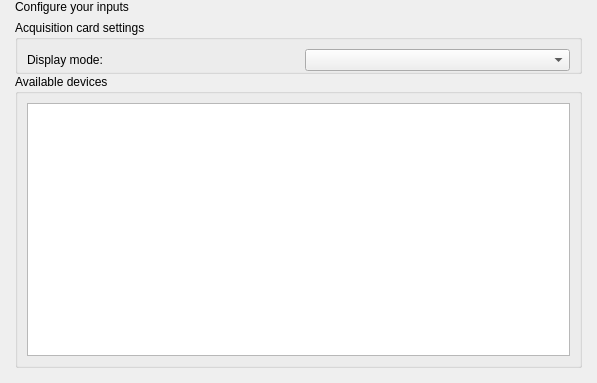
<?xml version="1.0" encoding="UTF-8"?>
<ui version="4.0">
 <class>CaptureCardInputConfiguration</class>
 <widget class="QWidget" name="CaptureCardInputConfiguration">
  <property name="geometry">
   <rect>
    <x>0</x>
    <y>0</y>
    <width>597</width>
    <height>383</height>
   </rect>
  </property>
  <layout class="QVBoxLayout" name="mainLayout">
   <property name="leftMargin">
    <number>15</number>
   </property>
   <property name="topMargin">
    <number>0</number>
   </property>
   <property name="rightMargin">
    <number>15</number>
   </property>
   <property name="bottomMargin">
    <number>15</number>
   </property>
   <item>
    <widget class="QLabel" name="label">
     <property name="text">
      <string>Configure your inputs</string>
     </property>
    </widget>
   </item>
   <item>
    <widget class="QStackedWidget" name="stackedWidget">
     <property name="currentIndex">
      <number>0</number>
     </property>
     <widget class="QWidget" name="pageDevice">
      <layout class="QGridLayout" name="gridLayout_2">
       <property name="leftMargin">
        <number>0</number>
       </property>
       <property name="topMargin">
        <number>0</number>
       </property>
       <property name="rightMargin">
        <number>0</number>
       </property>
       <property name="bottomMargin">
        <number>0</number>
       </property>
       <property name="horizontalSpacing">
        <number>12</number>
       </property>
       <property name="verticalSpacing">
        <number>0</number>
       </property>
       <item row="0" column="0">
        <widget class="QGroupBox" name="groupBox_2">
         <property name="title">
          <string>Acquisition card settings</string>
         </property>
         <layout class="QHBoxLayout" name="horizontalLayout">
          <property name="spacing">
           <number>12</number>
          </property>
          <property name="bottomMargin">
           <number>0</number>
          </property>
          <item>
           <widget class="QLabel" name="label_2">
            <property name="text">
             <string>Display mode:</string>
            </property>
           </widget>
          </item>
          <item>
           <widget class="QComboBox" name="displayModeBox"/>
          </item>
         </layout>
        </widget>
       </item>
       <item row="1" column="0">
        <widget class="QGroupBox" name="groupBox">
         <property name="title">
          <string>Available devices</string>
         </property>
         <layout class="QVBoxLayout" name="verticalLayout">
          <item>
           <widget class="QListWidget" name="deviceListWidget">
            <property name="focusPolicy">
             <enum>Qt::NoFocus</enum>
            </property>
            <property name="selectionMode">
             <enum>QAbstractItemView::MultiSelection</enum>
            </property>
            <property name="iconSize">
             <size>
              <width>35</width>
              <height>35</height>
             </size>
            </property>
            <property name="sortingEnabled">
             <bool>true</bool>
            </property>
           </widget>
          </item>
         </layout>
        </widget>
       </item>
      </layout>
     </widget>
     <widget class="QWidget" name="pageNoDevice">
      <layout class="QVBoxLayout" name="verticalLayout_2">
       <property name="leftMargin">
        <number>0</number>
       </property>
       <property name="topMargin">
        <number>0</number>
       </property>
       <property name="rightMargin">
        <number>0</number>
       </property>
       <property name="bottomMargin">
        <number>0</number>
       </property>
       <item>
        <widget class="QLabel" name="noDeviceLabel">
         <property name="text">
          <string>No device found</string>
         </property>
         <property name="alignment">
          <set>Qt::AlignCenter</set>
         </property>
        </widget>
       </item>
      </layout>
     </widget>
    </widget>
   </item>
  </layout>
 </widget>
 <resources/>
 <connections/>
</ui>
